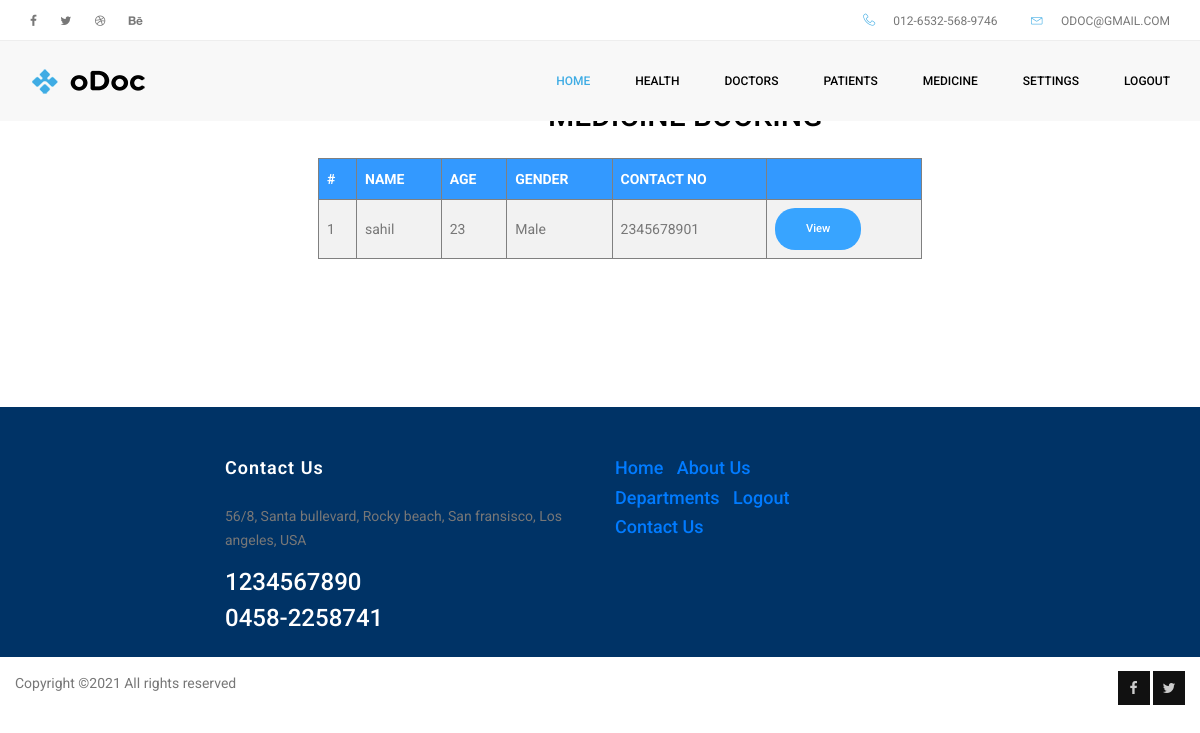
/admin/view_medicine_booking.php, run on the app's committed database.
### tables this page shows
CREATE TABLE `patient_registration` (
  `id` int(11) NOT NULL,
  `name` varchar(20) NOT NULL,
  `user name` varchar(60) NOT NULL,
  `age` int(11) NOT NULL,
  `gender` varchar(60) NOT NULL,
  `address` varchar(100) NOT NULL,
  `phone number` varchar(10) NOT NULL,
  `email` varchar(100) NOT NULL,
  `password` varchar(200) NOT NULL,
  `image` varchar(200) NOT NULL,
  `status` varchar(100) NOT NULL
);

### admin/view_medicine_booking.php (the view, shortened to what this page needs)
<!doctype html>
<html lang="en">
<head>
    <link rel="stylesheet" href="../css/bootstrap.css">
    <link rel="stylesheet" href="../vendors/linericon/style.css">
    <link rel="stylesheet" href="../css/font-awesome.min.css">
    <link rel="stylesheet" href="../vendors/owl-carousel/owl.carousel.min.css">
    <link rel="stylesheet" href="../vendors/lightbox/simpleLightbox.css">
    <link rel="stylesheet" href="../vendors/nice-select/css/nice-select.css">
    <link rel="stylesheet" href="../vendors/animate-css/animate.css">
    <link rel="stylesheet" href="../vendors/jquery-ui/jquery-ui.css">
    <link rel="stylesheet" href="../css/style.css">
    <link rel="stylesheet" href="../css/responsive.css">
	     <link rel="stylesheet" href="../css/table.css">
</head>
<body>
	<header class="header_area">
	  <div class="top_menu row m0">
			<div class="container">
				<div class="float-left">
					<ul class="left_side">
						<li>
							<a href="#">
								<i class="fa fa-facebook-f"></i>
							</a>
						</li>
						<li>
							<a href="#">
								<i class="fa fa-twitter"></i>
							</a>
						</li>
						<li>
							<a href="#">
								<i class="fa fa-dribbble"></i>
							</a>
						</li>
						<li>
							<a href="#">
								<i class="fa fa-behance"></i>
							</a>
						</li>
					</ul>
				</div>
				<div class="float-right">
					<ul class="right_side">
						<li>
							<a href="#">
								<i class="lnr lnr-phone-handset"></i>
								012-6532-568-9746
							</a>
						</li>
						<li>
							<a href="#">
								<i class="lnr lnr-envelope"></i>
								odoc@gmail.com
							</a>
						</li>
					</ul>
				</div>
			</div>
		</div>
		<div class="main_menu">
			<nav class="navbar navbar-expand-lg navbar-light">
				<div class="container">
					<a class="navbar-brand logo_h" href="#">
						<img src="../img/logo1.png" alt="">
					</a>
					<div class="collapse navbar-collapse offset" id="navbarSupportedContent">
						<div class="row ml-0 w-100">
							<div class="col-lg-12 pr-0">
								<ul class="nav navbar-nav center_nav pull-right">
									<li class="nav-item active" >
										<a class="nav-link" href="admin_home.php">Home</a>
									</li><li class="nav-item submenu dropdown">
										<a href="#" class="nav-link dropdown-toggle" data-toggle="dropdown" role="button" aria-haspopup="true" aria-expanded="false">health</a>
									</li>
                                    <li class="nav-item submenu dropdown">
										<a href="#" class="nav-link dropdown-toggle" data-toggle="dropdown" role="button" aria-haspopup="true" aria-expanded="false">Doctors</a>
									</li>
                                    <li class="nav-item submenu dropdown">
										<a href="#" class="nav-link dropdown-toggle" data-toggle="dropdown" role="button" aria-haspopup="true" aria-expanded="false">Patients</a>
									</li>
									 <li class="nav-item submenu dropdown">
										<a href="#" class="nav-link dropdown-toggle" data-toggle="dropdown" role="button" aria-haspopup="true" aria-expanded="false">Medicine</a>
									</li>
                                    <li class="nav-item submenu dropdown">
										<a href="#" class="nav-link dropdown-toggle" data-toggle="dropdown" role="button" aria-haspopup="true" aria-expanded="false">Settings</a>
									</li>
									<li class="nav-item ">
										<a class="nav-link" href="../logout.php">logout</a>
									</li>
								</ul>
							</div>
						</div>
					</div>
				</div>
			</nav>
		</div>
	</header>
   <section class="team-area section_gap">
      <div id="content" class="p-4 p-md-5" style="margin-left:500px">
<h2 class="mb-4">MEDICINE BOOKING</h2>
<form method="post" enctype="multipart/form-data">
<table border="1" style="margin-left:-230px">
<?php
$con=mysqli_connect("localhost","root","","find_my_doctor");
$a="SELECT distinct(pid) FROM `medicine_booking` WHERE  status='pending'";
$e=mysqli_query($con,$a);
if(mysqli_num_rows($e)>0)
{?>
    <tr>
    <th>#</th>
    <th>NAME</th>
    <th>AGE</th>
    <th>GENDER</th>
    <th>CONTACT NO</th>
    <th></th>
    </tr><?php
	$i=1;
    while($r=mysqli_fetch_array($e))
    {
		$b="SELECT * FROM `patient_registration` WHERE id='".$r['pid']."'";
		$x=mysqli_query($con,$b);
		while($m=mysqli_fetch_array($x))
		{
			?>
                <tr><td><?php echo $i;?></td>
                <td><?php echo $m['name'];?></td>
                <td><?php echo $m['age'];?></td>
                <td><?php echo $m['gender'];?></td>
                <td><?php echo $m[6];?></td>
                <td><a href="aprj.php?id=<?php echo $r['pid'];?>" class="genric-btn info circle">View</a></td>
				<?php
		}
		$i=$i+1;
	}
}
else
{
?>
 <font color="#FF0000" size="+3" face="Times New Roman, Times, serif" style="margin-top:50px"><?php echo "NO REQUESTS FOUND";?></font>
 <?php
}
?>
</tr>
</table>
	 </form>
      </div>
   <section class="team-area section_gap"></section>
    <footer class="footer-area section_gap">
		<div class="container" style="height:150px">
			<div class="row">
				<div class="col-lg-2  col-md-6">
				</div>
				<div class="col-lg-4  col-md-6">
					<div class="single-footer-widget mail-chimp">
						<h6 class="mb-20">Contact Us</h6>
						<p>
							56/8, Santa bullevard, Rocky beach, San fransisco, Los angeles, USA
						</p>
						<h3>1234567890</h3>
						<h3>0458-2258741</h3>
					</div>
				</div>
				<div class="col-lg-6  col-md-12">
					<div class="single-footer-widget newsletter">
						<h4><a href="../index.php">Home</a>&nbsp;&nbsp;&nbsp;<a href="../about.php">About Us</a></h4>
                        <h4><a href="../department.php">Departments</a>&nbsp;&nbsp;&nbsp;<a href="../logout.php">Logout</a></h4>
                        <h4><a href="../contact.php">Contact Us</a></h4>
					</div>
				</div>
			</div>
			<div class="row footer-bottom d-flex justify-content-between" style="margin-top:-50px">
				<p class=" footer-text m-0">
Copyright &copy;<script>document.write(new Date().getFullYear());</script> All rights reserved
				</p>
				<div class=" footer-social" style="margin-left:100px">
					<a href="#">
						<i class="fa fa-facebook"></i>
					</a>
					<a href="#">
						<i class="fa fa-twitter"></i>
					</a>
				</div>
			</div>
		</div>
	</footer>
</body>
</html>

### css/table.css (style rules this page uses)
table { border-collapse: collapse; width: 100%; }
th, td { text-align: left; padding: 8px; }
tr:nth-child(even) { background-color: #f2f2f2 }
th { background-color:#3399FF; color: white; }

### data on the page
patient_registration: name "sahil", age "23", gender "Male", phone number "2345678901"
